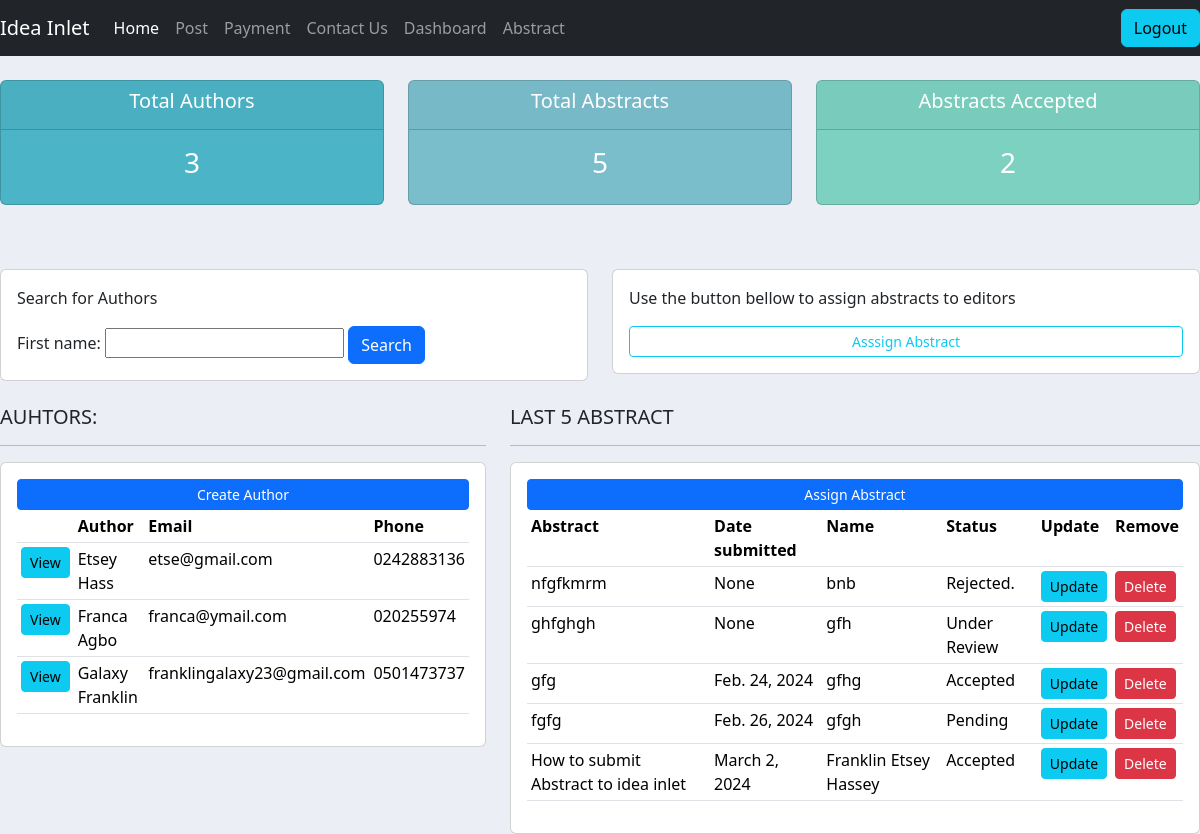
Page /reviewer/ (signed in) on the earlier database version.
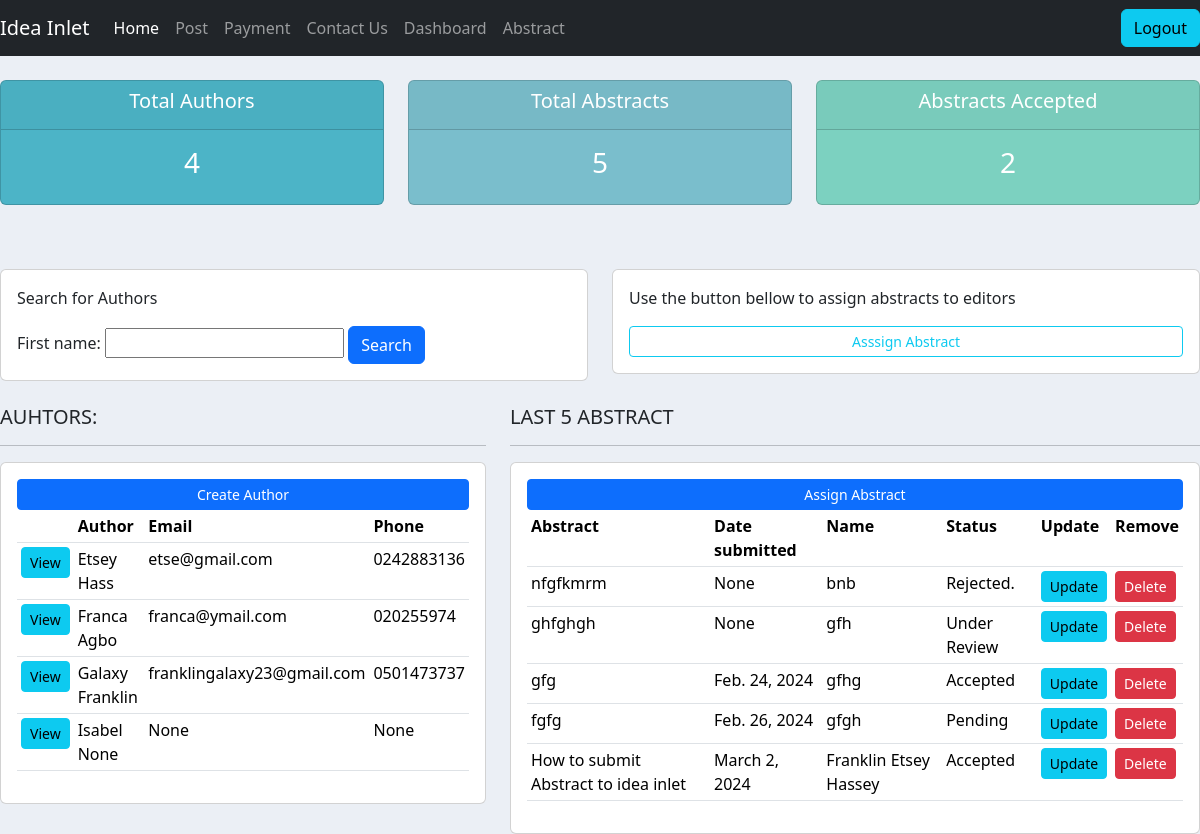
Same page on the later database version.
### abstract/models.py (models this page shows, shortened)
class Author(models.Model):
    TITLE = (
        ("Mr.", "Mr."),
        ("Mrs", "Mrs."),
        ("Dr.", "Dr."),
        ("Prof.", "Prof."),
    )
    GENDER = (
       ("Male", "Male"),
        ("Female", "Female"),
        ("Other", "Other"),
    )
    user = models.OneToOneField(User, null=True, on_delete=models.CASCADE)
    title = models.CharField(max_length=50, choices=TITLE)
    first_name = models.CharField(max_length=200, null=True)
    last_name = models.CharField(max_length=200, null=True)
    gender = models.CharField(max_length=50, choices=GENDER)
    phone = models.CharField(max_length=200, null=True)
    email = models.EmailField(max_length=200, null=True)
    profession = models.CharField(max_length=200, null=True)
    organization = models.CharField(max_length=200, null=True)
    address = models.CharField(max_length=300, null=True)
    bio = models.TextField(max_length=600, null=True, blank=True)
    date_created = models.DateTimeField(auto_now_add=True, null=True)

class Abstract(models.Model):
    STATUS = (
        ("Pending", "Pending"),
        ("Under Review", "Under Review"),
        ("Accepted", "Accepted"),
        ("Rejected.", "Rejected"),
    )
    title = models.CharField(max_length=200, null=True)
    abstract_body = models.TextField(max_length=600, null=True)
    keywords = models.CharField(max_length=300, null=True)
    author_name = models.CharField(max_length=200, null=True)
    author_email = models.EmailField(max_length=200, null=True)
    author_affiliation = models.CharField(max_length=200, null=True)
    presenter_name = models.CharField(max_length=200, null=True)
    presenter_email = models.EmailField(max_length=200, null=True)
    date_created = models.DateField(auto_now_add=True, null=True)
    date_updated = models.DateField(auto_now=True, null=True)
    upload = models.FileField(upload_to="uploads/%Y/%m/%d/", blank=True)
    status = models.CharField(max_length=50, choices=STATUS, default='Pending', blank=True)
    topics = models.ManyToManyField(Topic)
    presentation_preference = models.ManyToManyField(Presentation_type)
    event = models.ForeignKey(Event, null=True, on_delete=models.SET_NULL)
    author = models.ForeignKey(Author, null=True, on_delete=models.SET_NULL, blank=True)
    editors = models.ManyToManyField(Group, related_name='assigned_abstracts', blank=True)

### abstract/decorators.py (the view)
        def wrapper_func(request, *args, **kwargs):
            group = None
            if request.user.groups.exists():
                group = request.user.groups.all()[0].name
            if group in allowed_roles:
                return  view_func(request, *args, **kwargs)
            else:
                return render(request, 'abstract/authorize.html')

### abstract/views.py (called while the page is built)
@login_required(login_url='login')
@allowed_users(allowed_roles=['reviewer'])
def reviewer(request):
    authors = Author.objects.all()
    abstracts = Abstract.objects.all()
    total_author = authors.count()
    total_abstract = abstracts.count()
    accepted = abstracts.filter(status='Accepted').count
    myfilter = AuthorFilter(request.GET, queryset=authors)
    authors = myfilter.qs
    absfilter = AbstractFilter(request.GET, queryset=abstracts)
    abstracts = absfilter.qs
    context = {'authors': authors, 'abstracts': abstracts,
               'total_author':total_author, 'total_abstract':total_abstract,
               'accepted': accepted, 'myfilter': myfilter, 'absfilter': absfilter}
    return render(request, 'abstract/reviewer.html', context)

### abstract/templates/abstract/reviewer.html
{%  extends 'abstract/main.html' %}
{% block content %}
{%  include 'abstract/status.html' %}
<br>
<br>
<div class="row">
    <div class="col">
        <div class="card card-body">
            <form method="get">
				<p> Search for Authors </p>
				{{myfilter.form}}
            <button class="btn btn-primary" type="submit">Search</button>
          </form>
        </div>
    </div>
	<div class="col">
        <div class="card card-body">
			<p> Use the button bellow to assign abstracts to editors</p>
				<a class="btn btn-outline-info  btn-sm btn-block" href="{% url 'assign_abstract' %}">Asssign Abstract</a>
        </div>
    </div>
</div>
<br>
<div class="row">
	<div class="col-md-5">
		<h5>AUHTORS:</h5>
		<hr>
		<div class="card card-body">
			<a class="btn btn-primary  btn-sm btn-block" href="">Create Author</a>
			<table class="table table-sm">
				<tr>
					<th></th>
					<th>Author</th>
					<th>Email</th>
					<th>Phone</th>
				</tr>
				{% for author in authors %}
                <tr>
					<td><a class="btn btn-sm btn-info" href="{% url 'author' author.id %}">View</a></td>
                    <td>{{ author.first_name }} {{ author.last_name }}</td>
                    <td>{{ author.email }}</td>
					<td>{{ author.phone }}</td>
                </tr>
                {% endfor %}
			</table>
		</div>
	</div>
	<div class="col-md-7">
		<h5>LAST 5 ABSTRACT</h5>
		<hr>
		<div class="card card-body">
			<a class="btn btn-primary  btn-sm btn-block" href="{% url 'assign_abstract' %}">Assign Abstract</a>
			<table class="table table-sm">
				<tr>
					<th>Abstract</th>
					<th>Date submitted</th>
					<th>Name</th>
					<th>Status</th>
					<th>Update</th>
					<th>Remove</th>
				</tr>
				{% for abstract in abstracts %}
                <tr>
                    <td>{{ abstract.title }} </td>
                    <td>{{ abstract.date_created }}</td>
					<td>{{ abstract.author_name }}</td>
					<td>{{ abstract.status }}</td>
					<td><a class= "btn btn-sm btn-info" href="{% url 'update_abstract' abstract.id %}"> Update </a></td>
					<td><a class= "btn btn-sm btn-danger" href="{% url 'delete_abstract' abstract.id %}"> Delete </a></td>
                </tr>
                {% endfor %}
			</table>
		</div>
	</div>
</div>
{% endblock %}

### abstract/templates/abstract/main.html (shortened to what this page needs)
{% load static %}
<!DOCTYPE html>
<html lang="en">
<head>
    <link href="https://cdn.jsdelivr.net/npm/bootstrap@5.3.2/dist/css/bootstrap.min.css" rel="stylesheet">
    <link rel="stylesheet"  href="{% static 'css/main.css' %}">
</head>
<body>
    {% include 'abstract/navbar.html'%}
    {% block content %}
    {% endblock %}
</body>
</html>

### abstract/templates/abstract/navbar.html (shortened to what this page needs)
{% load static %}
<nav class="navbar navbar-expand-lg navbar-dark bg-dark">
  <a class="navbar-brand" href="{% url 'home' %}">Idea Inlet</a>
  <div class="collapse navbar-collapse" id="navbarNavAltMarkup">
    <ul class="navbar-nav">
        <a class="nav-item nav-link active" href="{% url 'home' %}">Home</a>
        <a class="nav-item nav-link" href="#">Post</a>
        <a class="nav-item nav-link" href="{% url 'place-order' %}">Payment</a>
        <a class="nav-item nav-link" href="{% url 'contact' %}">Contact Us</a>
      {% if not user.is_authenticated %}
        <a class="nav-item nav-link" href="{% url 'register' %}">Register</a>
        <a class="nav-item nav-link" href="{% url 'login' %}">Login</a>
      {% else %}
        {% if  request.user.is_staff %}
        <a class="nav-item nav-link" href="{% url 'reviewer' %}">Dashboard</a>
        <a class="nav-item nav-link" href="{% url 'abstract' %}">Abstract</a>
        {% endif %}
      </ul>
    </div>
    <span><a class="btn btn-info" href="{% url 'logout' %}"> Logout</a>
      </span>
    {% endif %}
</nav>

### abstract/templates/abstract/status.html
<br>
<div class="row">
 <div class="col">
  <div class="col-md">
   <div class="card text-center text-white  mb-3" id="total-orders">
      <div class="card-header">
       <h5 class="card-title">Total Authors</h5>
      </div>
      <div class="card-body">
        <h3 class="card-title"> {{total_author}} </h3>
      </div>
   </div>
  </div>
 </div>
 <div class="col">
  <div class="col-md">
   <div class="card text-center text-white  mb-3" id="orders-delivered">
      <div class="card-header">
       <h5 class="card-title">Total Abstracts</h5>
      </div>
      <div class="card-body">
        <h3 class="card-title">{{total_abstract}}</h3>
      </div>
   </div>
  </div>
 </div>
 <div class="col">
  <div class="col-md">
   <div class="card text-center text-white  mb-3" id="orders-pending">
      <div class="card-header">
       <h5 class="card-title">Abstracts Accepted</h5>
      </div>
      <div class="card-body">
        <h3 class="card-title">{{accepted}}</h3>
      </div>
   </div>
  </div>
 </div>
</div>

### abstract/static/css/main.css (style rules this page uses)
body { background-color: #ebeff5; }
#total-orders { background-color: #4cb4c7; }
#orders-delivered { background-color: #7abecc; }
#orders-pending { background-color: #7CD1C0; }

Differences in the rows shown:
added Author: first_name "Isabel", last_name "None", email "None", phone "None"
Other differences:
{{ total_author }}: "3" → "4"
